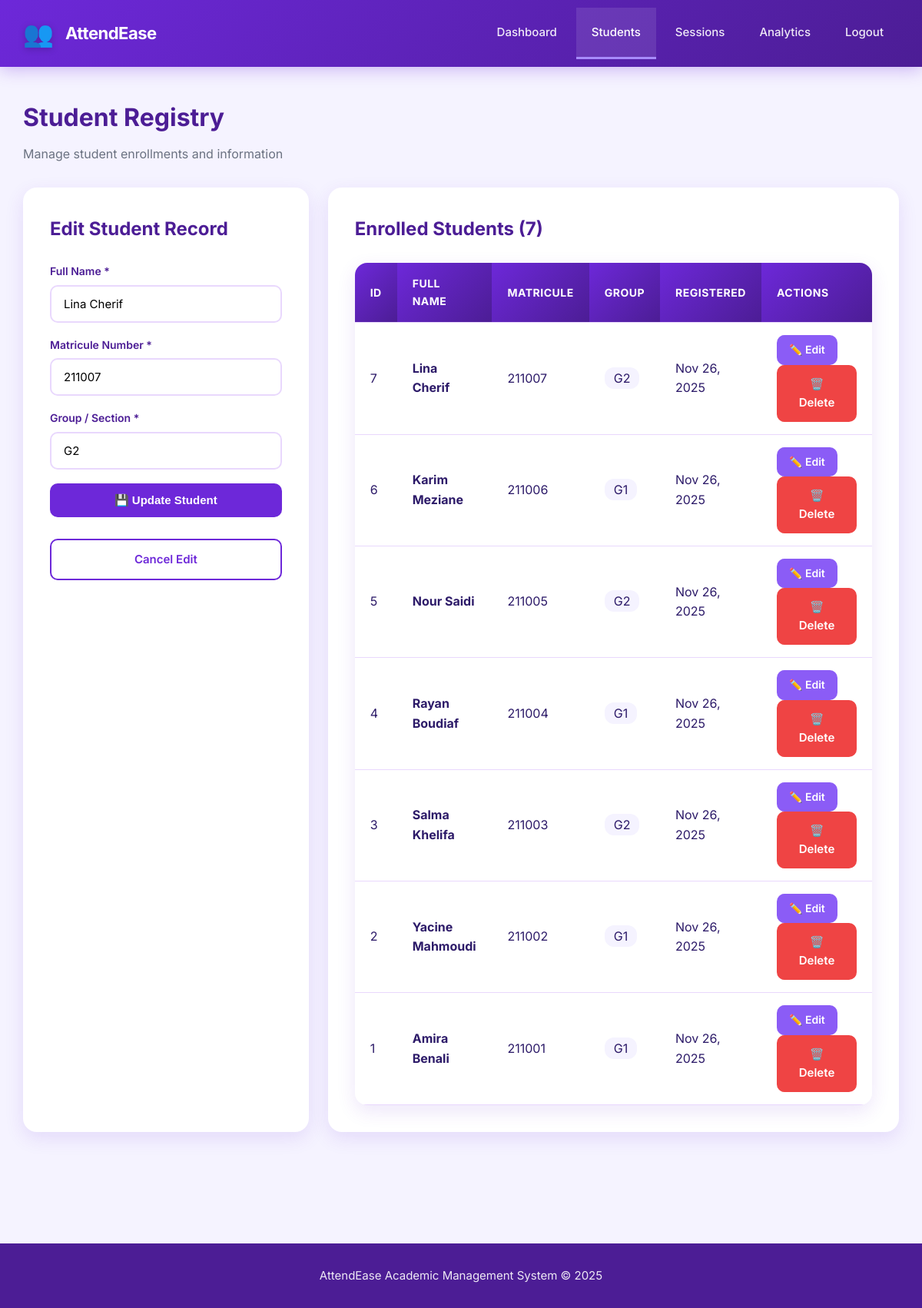
The app's page /students.php?edit=7 with its own data.
### tables this page shows
CREATE TABLE IF NOT EXISTS students (
    id INT AUTO_INCREMENT PRIMARY KEY,
    fullname VARCHAR(255) NOT NULL,
    matricule VARCHAR(50) NOT NULL UNIQUE,
    group_id VARCHAR(50) NOT NULL,
    email VARCHAR(255) DEFAULT NULL,
    phone VARCHAR(20) DEFAULT NULL,
    enrollment_date DATE DEFAULT (curdate()),
    is_active BOOLEAN DEFAULT TRUE,
    created_at TIMESTAMP DEFAULT CURRENT_TIMESTAMP,
    updated_at TIMESTAMP DEFAULT CURRENT_TIMESTAMP ON UPDATE CURRENT_TIMESTAMP,
    
    INDEX idx_matricule (matricule),
    INDEX idx_group (group_id),
    INDEX idx_active (is_active),
    INDEX idx_fullname (fullname)
);

### students.php (the view, shortened to what this page needs)
<?php
$editStudent = null;
$conn = getConnection();
if (isset($_GET['edit'])) {
    $id = $_GET['edit'];
    if ($conn) {
        try {
            $stmt = $conn->prepare("SELECT * FROM students WHERE id = ?");
            $stmt->execute([$id]);
            $editStudent = $stmt->fetch();
        } catch (PDOException $e) {
            $error = "Error: " . $e->getMessage();
        }
    }
}
$students = [];
if ($conn) {
    try {
        $stmt = $conn->query("SELECT * FROM students ORDER BY id DESC");
        $students = $stmt->fetchAll();
    } catch (PDOException $e) {
        $error = "Error fetching students: " . $e->getMessage();
    }
}
?>
<!DOCTYPE html>
<html lang="en">
<head>
    <link rel="stylesheet" href="style.css" />
</head>
<body>
<header class="topbar">
  <div class="container-nav">
    <div class="brand">
      <div class="logo">👥</div>
      <h1>AttendEase</h1>
    </div>
    <nav class="nav">
      <ul class="navbar">
        <li><a href="index.php">Dashboard</a></li>
        <li><a href="students.php" class="active">Students</a></li>
        <li><a href="sessions.php">Sessions</a></li>
        <li><a href="reports.php">Analytics</a></li>
        <li><a href="logout.php">Logout</a></li>
      </ul>
    </nav>
  </div>
</header>
<main style="padding:40px 30px; max-width:1400px; margin:0 auto;">
    <h1 style="color:var(--dark-purple); margin-bottom:10px; font-size: 32px;">Student Registry</h1>
    <p style="color:var(--text-light); margin-bottom:30px;">Manage student enrollments and information</p>
    <div style="display:grid; grid-template-columns:1fr 2fr; gap:25px;">
        <div class="card">
            <h2><?php echo $editStudent ? 'Edit Student Record' : 'Register New Student'; ?></h2>
            <form id="studentForm" method="POST" action="" class="student-form" novalidate>
                <label for="fullname">Full Name *</label>
                <input type="text" id="fullname" name="fullname"
                       value="<?php echo htmlspecialchars($editStudent['fullname'] ?? ''); ?>"
                       placeholder="Enter full name"
                       required>
                <label for="matricule">Matricule Number *</label>
                <input type="text" id="matricule" name="matricule"
                       value="<?php echo htmlspecialchars($editStudent['matricule'] ?? ''); ?>"
                       placeholder="Enter matricule (numbers only)"
                       required>
                <label for="group_id">Group / Section *</label>
                <input type="text" id="group_id" name="group_id"
                       value="<?php echo htmlspecialchars($editStudent['group_id'] ?? ''); ?>"
                       placeholder="e.g., G1, G2"
                       required>
                <button type="submit">
                    <?php echo $editStudent ? '💾 Update Student' : '➕ Add Student'; ?>
                </button>
                <?php if ($editStudent): ?>
                    <a href="students.php" class="btn outline" style="margin-top:10px; display:block; text-align:center;">
                        Cancel Edit
                    </a>
                <?php endif; ?>
            </form>
        </div>
        <div class="card">
            <h2>Enrolled Students (<?php echo count($students); ?>)</h2>
            <?php if (empty($students)): ?>
                <div class="empty">
                    <p>📋 No students enrolled yet.</p>
                    <p>Use the form on the left to register your first student!</p>
                </div>
            <?php else: ?>
                <div class="table-wrap">
                    <table class="table">
                        <thead>
                            <tr>
                                <th>ID</th>
                                <th>Full Name</th>
                                <th>Matricule</th>
                                <th>Group</th>
                                <th>Registered</th>
                                <th>Actions</th>
                            </tr>
                        </thead>
                        <tbody>
                            <?php foreach ($students as $student): ?>
                                <tr>
                                    <td><?php echo $student['id']; ?></td>
                                    <td><strong><?php echo htmlspecialchars($student['fullname']); ?></strong></td>
                                    <td><?php echo htmlspecialchars($student['matricule']); ?></td>
                                    <td><span style="background:var(--bg-light); padding:4px 12px; border-radius:12px;"><?php echo htmlspecialchars($student['group_id']); ?></span></td>
                                    <td><?php echo date('M d, Y', strtotime($student['created_at'])); ?></td>
                                    <td>
                                        <a href="students.php?edit=<?php echo $student['id']; ?>" class="btn btn-edit">✏️ Edit</a>
                                        <a href="students.php?delete=<?php echo $student['id']; ?>"
                                           onclick="return confirm('Are you sure you want to delete this student?');"
                                           class="btn warn">🗑️ Delete</a>
                                    </td>
                                </tr>
                            <?php endforeach; ?>
                        </tbody>
                    </table>
                </div>
            <?php endif; ?>
        </div>
    </div>
</main>
<footer class="footer">
  <p>AttendEase Academic Management System © <?php echo date('Y'); ?></p>
</footer>
</body>
</html>

### style.css (style rules this page uses)
:root { --primary-purple: #6D28D9; --dark-purple: #4C1D95; --light-purple: #8B5CF6; --accent-purple: #A78BFA; --bg-light: #F5F3FF; --bg-white: #FFFFFF; --text-dark: #2D1B69; --text-light: #6B7280; --success: #10B981; --warning: #F59E0B; --danger: #EF4444; --border: #E9D8FD; }
* { margin: 0; padding: 0; box-sizing: border-box; }
body { font-family: "Inter", "Segoe UI", Arial, sans-serif; background: var(--bg-light); color: var(--text-dark); line-height: 1.6; }
.topbar { background: linear-gradient(135deg, var(--primary-purple) 0%, var(--dark-purple) 100%); padding: 0; box-shadow: 0 4px 20px rgba(109, 40, 217, 0.3); position: sticky; top: 0; z-index: 1000; }
.topbar .container-nav { max-width: 1400px; margin: 0 auto; display: flex; justify-content: space-between; align-items: center; padding: 0 30px; }
.topbar .brand { display: flex; align-items: center; gap: 15px; padding: 18px 0; }
.topbar .logo { font-size: 32px; filter: drop-shadow(0 2px 4px rgba(0,0,0,0.2)); }
.topbar h1 { font-size: 22px; font-weight: 700; color: white; letter-spacing: -0.5px; }
.navbar { list-style: none; display: flex; gap: 5px; margin: 0; padding: 0; }
.navbar li a { display: block; padding: 20px 20px; color: rgba(255,255,255,0.9); text-decoration: none; font-weight: 500; font-size: 15px; transition: all 0.3s ease; border-bottom: 3px solid transparent; }
.navbar li a:hover, .navbar li a.active { background: rgba(255,255,255,0.1); color: white; border-bottom-color: var(--accent-purple); }
.table-wrap { overflow-x: auto; background: white; border-radius: 16px; box-shadow: 0 8px 24px rgba(109, 40, 217, 0.12); }
.table { width: 100%; border-collapse: collapse; background: white; }
.table th, .table td { padding: 16px 20px; text-align: left; border-bottom: 1px solid var(--border); }
.table th { background: linear-gradient(135deg, var(--primary-purple), var(--dark-purple)); color: white; font-weight: 700; font-size: 14px; text-transform: uppercase; letter-spacing: 0.5px; }
.table tbody tr { transition: all 0.2s ease; }
.card { background: white; padding: 35px; border-radius: 18px; box-shadow: 0 8px 24px rgba(109, 40, 217, 0.12); margin-bottom: 25px; }
.card h2 { color: var(--dark-purple); margin-bottom: 25px; font-size: 24px; font-weight: 700; }
.student-form { display: flex; flex-direction: column; gap: 18px; }
.student-form label { font-weight: 600; color: var(--dark-purple); font-size: 14px; margin-bottom: -12px; }
.student-form input, .student-form select { padding: 13px 16px; border: 2px solid var(--border); border-radius: 10px; font-size: 15px; transition: all 0.3s ease; font-family: inherit; }
button, .btn { padding: 13px 28px; background: var(--primary-purple); color: white; border: none; border-radius: 10px; font-weight: 600; font-size: 15px; cursor: pointer; transition: all 0.3s ease; text-decoration: none; display: inline-block; text-align: center; }
.btn-edit { background: var(--light-purple); padding: 8px 16px; font-size: 14px; }
.btn.warn { background: var(--danger); }
.btn.outline { background: transparent; color: var(--primary-purple); border: 2px solid var(--primary-purple); }
.footer { background: var(--dark-purple); color: white; text-align: center; padding: 30px 20px; margin-top: 80px; }
.footer p { font-size: 15px; opacity: 0.9; }

### records on screen
students: fullname "Lina Cherif", matricule "211007", group_id "G2", id "7", group "G2", created_at "Nov 26, 2025"
students: id "6", fullname "Karim Meziane", matricule "211006", group "G1", created_at "Nov 26, 2025"
students: id "5", fullname "Nour Saidi", matricule "211005", group "G2", created_at "Nov 26, 2025"
students: id "4", fullname "Rayan Boudiaf", matricule "211004", group "G1", created_at "Nov 26, 2025"
students: id "3", fullname "Salma Khelifa", matricule "211003", group "G2", created_at "Nov 26, 2025"
students: id "2", fullname "Yacine Mahmoudi", matricule "211002", group "G1", created_at "Nov 26, 2025"
students: id "1", fullname "Amira Benali", matricule "211001", group "G1", created_at "Nov 26, 2025"

### other values on screen
count($students) "7"
